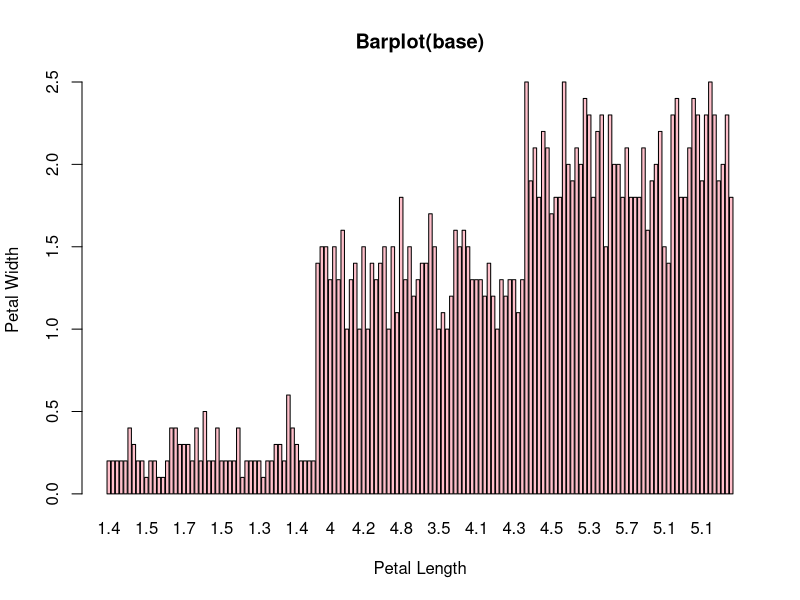
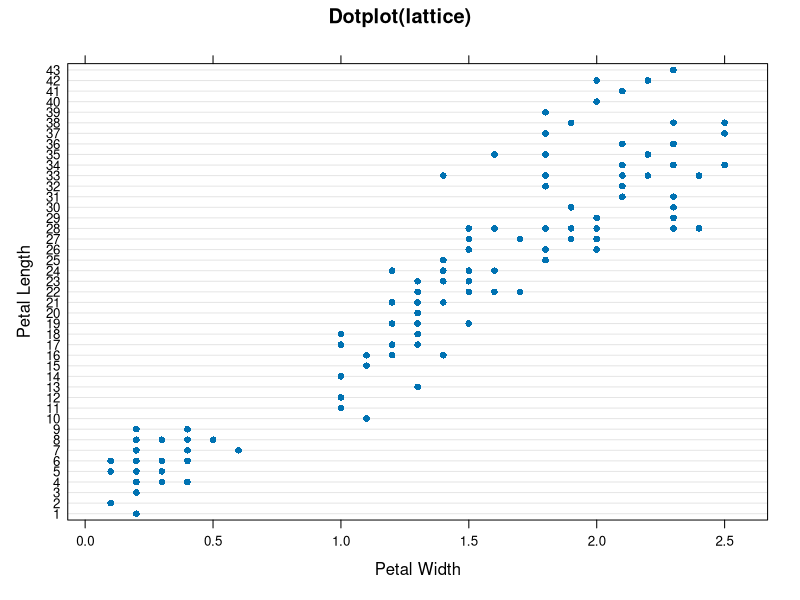
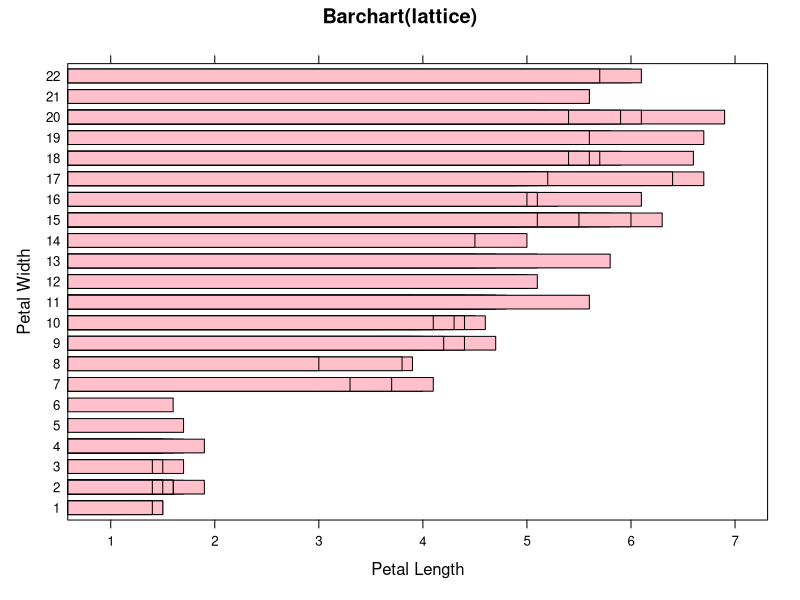
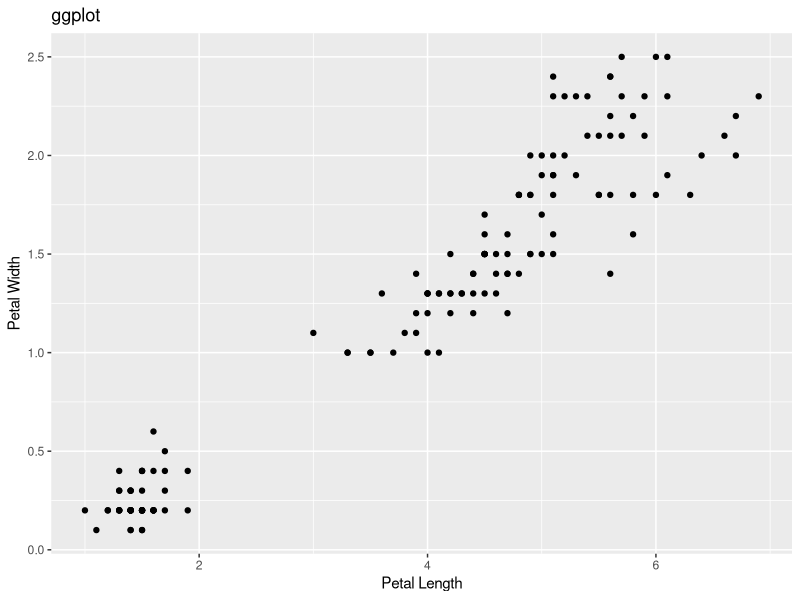
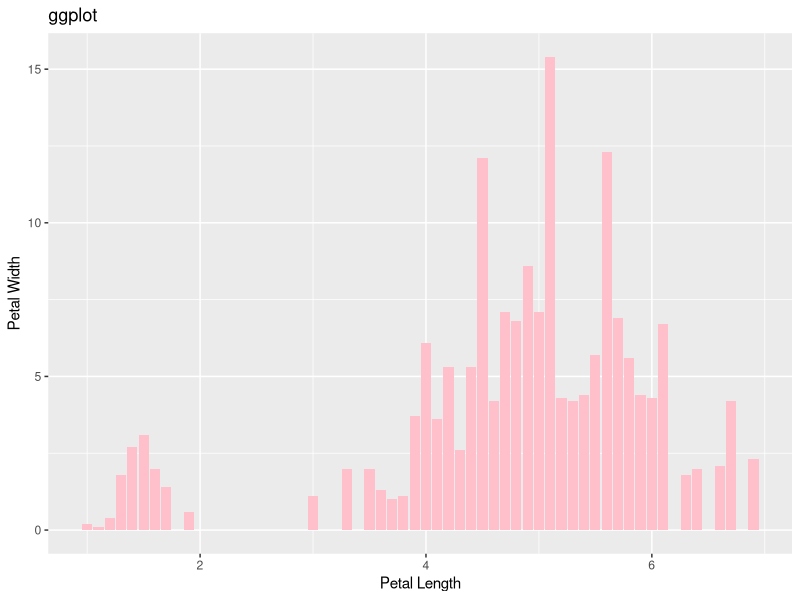

These charts were generated, in order, by the following R code:
# Basic Types of Visualizations with all three plotting systems:
#1) Base
#2) Lattice
#3) ggplot2
 

# step 1: load the dataset in the memory
data("iris")

# to see first few records of the dataset
head(iris,4)

# to see the last records of the dataset
tail(iris,4)

# number of rows in the dataset
nrow(iris)

# number of columns in the dataset
ncol(iris)

# to check if the rows of the column do not contain any missing values, so TRUE for missin value and FALSE for no missing value
is.na(iris$Sepal.Length)

# to view the help files
?plot
?barplot

# plot a bar chart with petal.length and petal.width
barplot(
  names = iris$Petal.Length,
  height = iris$Petal.Width,
  col = "pink",
  main = "Barplot(base)",
  xlab = "Petal Length",
  ylab = "Petal Width"
)

# basic data visualization using lattice
# install the package lattice
install.packages("lattice")
# load the lattice package
library(lattice)

dotplot(
  x = Petal.Length ~ Petal.Width, # ~ means function of
  data = iris,
  main = "Dotplot(lattice)",
  xlab = "Petal Width",
  ylab = "Petal Length"
)

# barchart using Lattice

barchart(
  x = Petal.Width ~ Petal.Length, # ~ means function of
  data = iris,
  col = "pink",
  main = "Barchart(lattice)",
  xlab = "Petal Length",
  ylab = "Petal Width"
)

# basic data visualization using ggplot2
install.packages("ggplot2")
library(ggplot2)

ggplot(
  data = iris,
  aes(
    x = Petal.Length,
    y = Petal.Width)) +
  geom_point()+
  ggtitle("ggplot") +
  xlab("Petal Length") +
  ylab ("Petal Width")
  
# create a barchart using ggplot

ggplot(
  data = iris,
  aes(
    x = Petal.Length,
    y = Petal.Width)) +
  geom_bar( stat = "identity",
            fill = "pink")+
  ggtitle("ggplot") +
  xlab("Petal Length") +
  ylab ("Petal Width")

